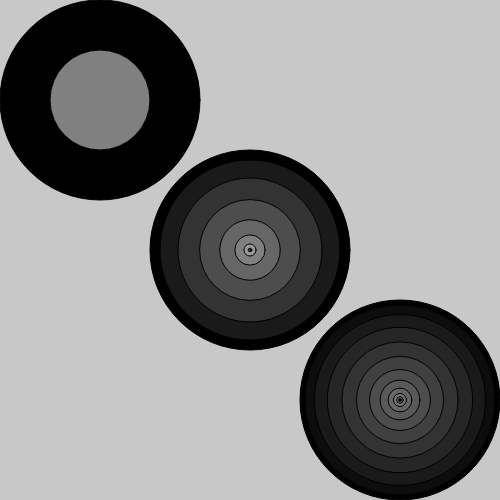
Frame 1 (no input)
Frame 60 (no input): identical to frame 1, image omitted
Frame 120 (the mouse pressed at the canvas centre since frame 60): identical to frame 1, image omitted

The p5.js sketch that drew this single still picture (run headless with seeded random() and noise() and a simulated clock; from frame 60 on, the mouse is pressed at the canvas centre):

// p5.js sketch
// ── sketch.js
var circleX = 10;
var circleY = 10;

var circleXSpeed = 3;
var circleYSpeed = 5;

var circleSize = 30;

function setup() {
  createCanvas(500,500);
}



function drawCircle(x, y, numOfCircles, circleSize) {
  //Drawing a Circle.
  for ( var i = 0; i < numOfCircles; i = i + 1) {
    var iseg = i / numOfCircles; // 0 -1;
    var seg = circleSize / numOfCircles;
    var inverseIndex = numOfCircles - i - 1;
    circleSize =  circleSize * ( 1 - iseg );
    fill ( iseg * 255);
    ellipse(x, y, circleSize, circleSize);

  }

}


function draw () {
  background(200);
  drawCircle( 100, 100, 2 , 200);
  drawCircle( width/2, height/2, 10 , 200);
  drawCircle( 400, 400, 20 , 200);
}
